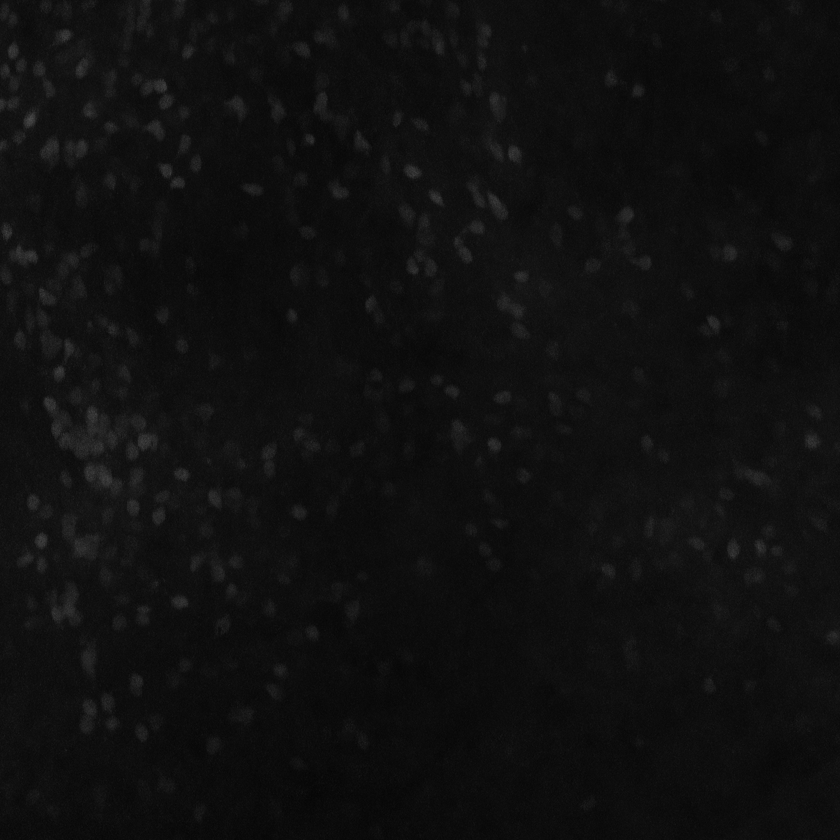
#> input picture neuroseg/testprediction/00007.tif, 840 x 840 px, shrunk from 1024 x 1024 before the run
$ python server_test.py
#> lines starting #> are read from the running program, lines starting #| are printed output that depends on the picture
import numpy as np
import math
import requests
import time
from PIL import Image

KERAS_REST_API_URL = "http://localhost:5000/predict"
IMAGE_PATH = '00007.tif'

# image = open(IMAGE_PATH, 'rb').read()

images_array = []

image = np.array(Image.open(IMAGE_PATH)).astype(np.float32)
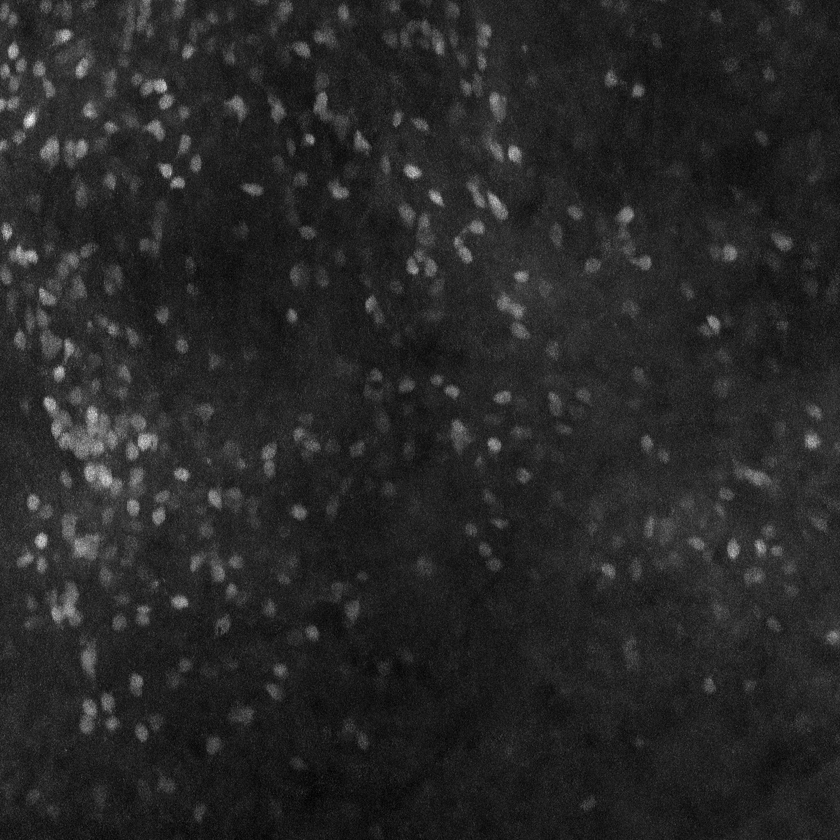
#> image: shape (840, 840) float32; min 5, max 75, mean 15.8; drawn with min black and max white
image = (image-np.min(image))/(np.max(image)-np.min(image))

# Image.fromarray(np.uint8(image*255)).save('/Users/gm515/Desktop/img/'+str(slice_number)+'.tif')

shape = image.shape
#> shape = (840, 840)
newshape = tuple((int( 16 * math.ceil( i / 16. )) for i in shape))
#> newshape = (848, 848)
image = np.pad(image, ((0,np.subtract(newshape,shape)[0]),(0,np.subtract(newshape,shape)[1])), 'constant')
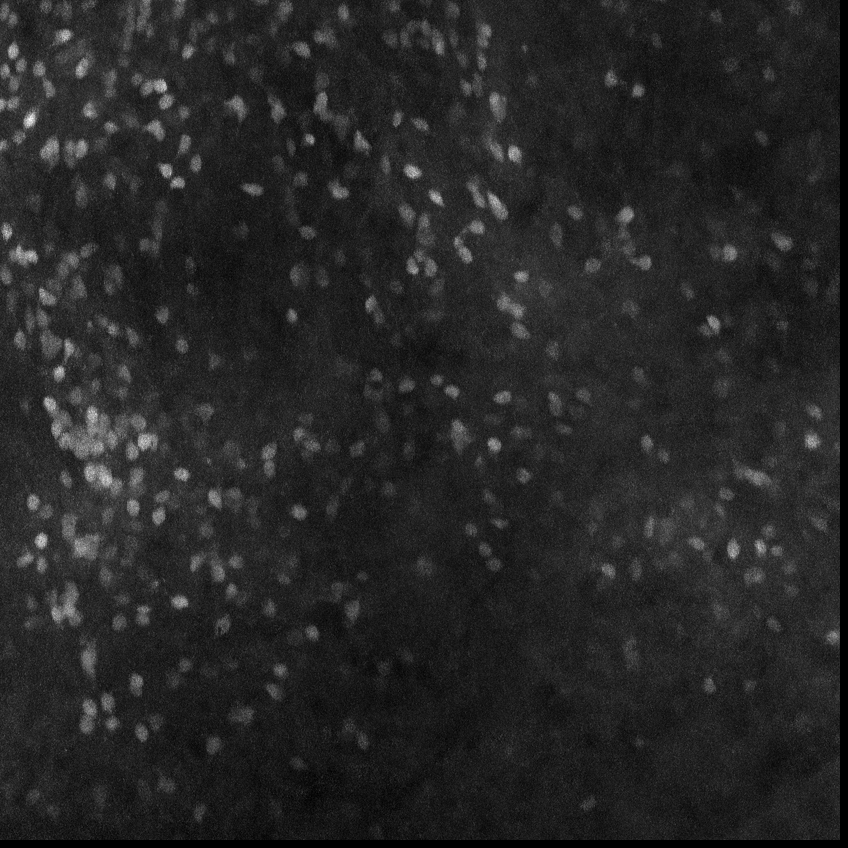
#> image: shape (848, 848) float32; min 0, max 1, mean 0.152

images_array.append(image)
images_array = np.array(images_array)
images_array = images_array[..., np.newaxis]

image_payload = bytes(images_array)

shape_payload = bytes(np.array(images_array.shape))

# Make payload for request
payload = {"image": image_payload, "shape": shape_payload}

# Submit the request
tstart = time.time()
#> (the run stopped early here; a loop or call above may not have finished)
